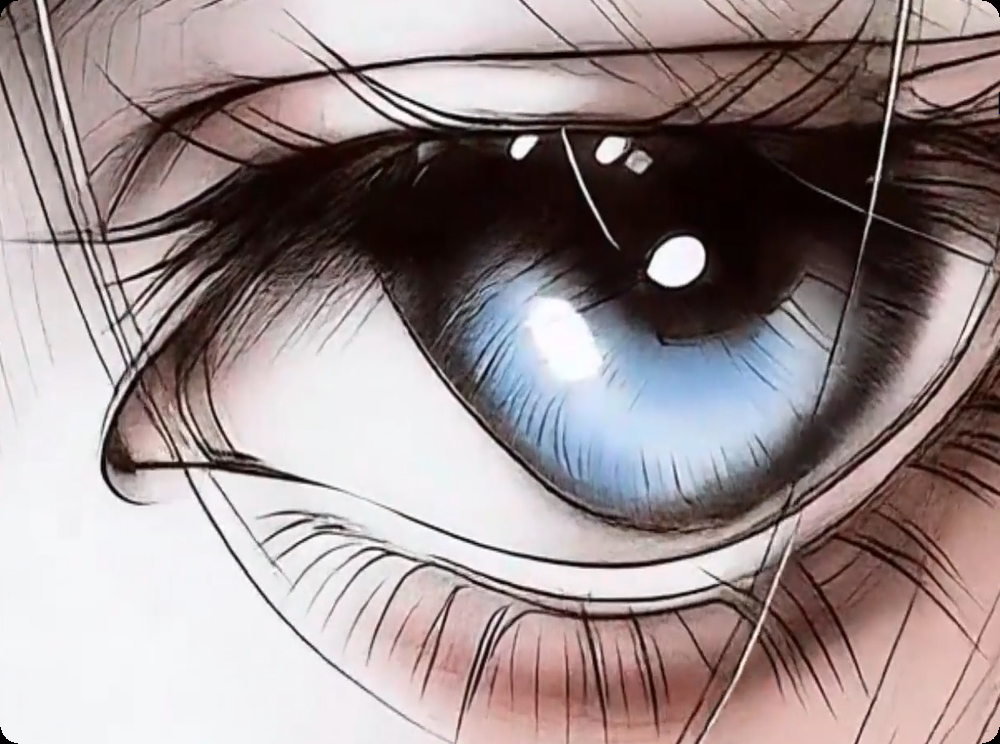
#> input picture 001.bmp, 1000 x 744 px, found by its file name
$ python '例3.18.py'
#> lines starting #> are read from the running program, lines starting #| are printed output that depends on the picture; after the words box and inside, x2 and y2 are one past the last pixel; in counts of white or black regions, pixels touching at a corner belong together
import cv2
import numpy as np
#读取原始载体图像
a=cv2.imread("001.bmp",0)
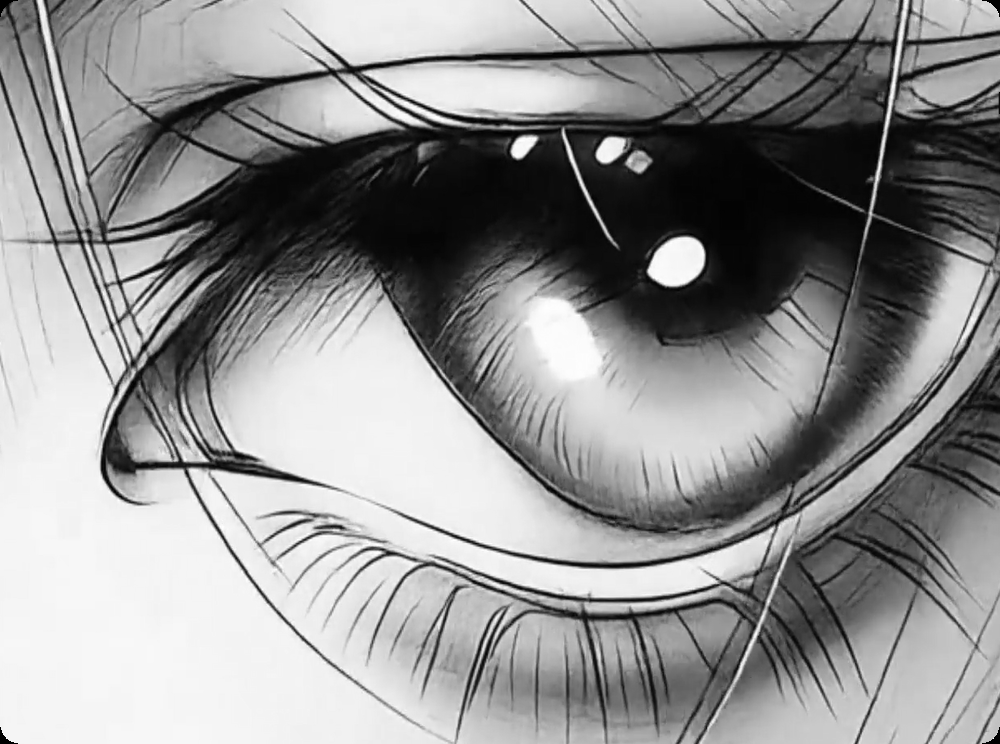
#> a: shape (744, 1000); min 0, max 255, mean 145.5
#读取原始载体图像的shape值
r,c=a.shape
#> r = 744; c = 1000
mask=np.zeros((r,c),dtype=np.uint8)
mask[100:400,200:400]=1
#获取一个key
key=np.random.randint(0,256,size=[r,c],dtype=np.uint8)     #密钥图像，随机数生成
#==========获取打码脸
#使用密钥key对原始图像a加密
aXorKey=cv2.bitwise_xor(a,key)
#获取加密图像的信息
encryption=cv2.bitwise_and(aXorKey,mask)
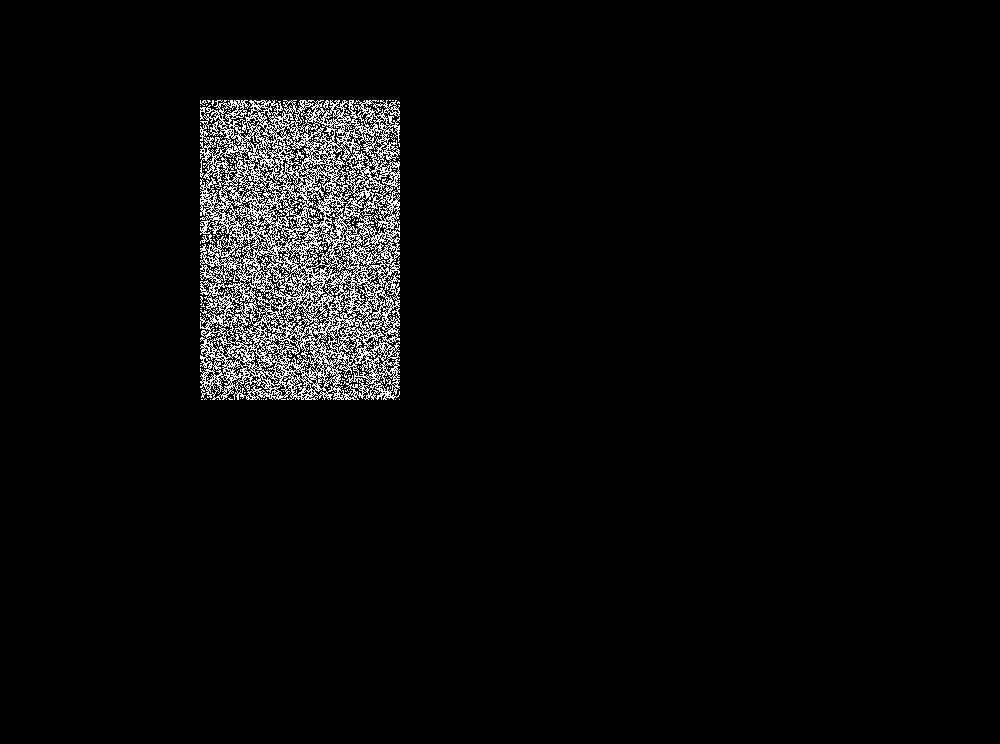
#> encryption: shape (744, 1000); values 0 (black) and 1 (white), 4.1% white in thin lines or dots, all inside (x1, y1, x2, y2) = (200, 100, 400, 400)
#将图像a内脸部设置为0，得到noface
noface=cv2.bitwise_and(a,(1-mask)*255)
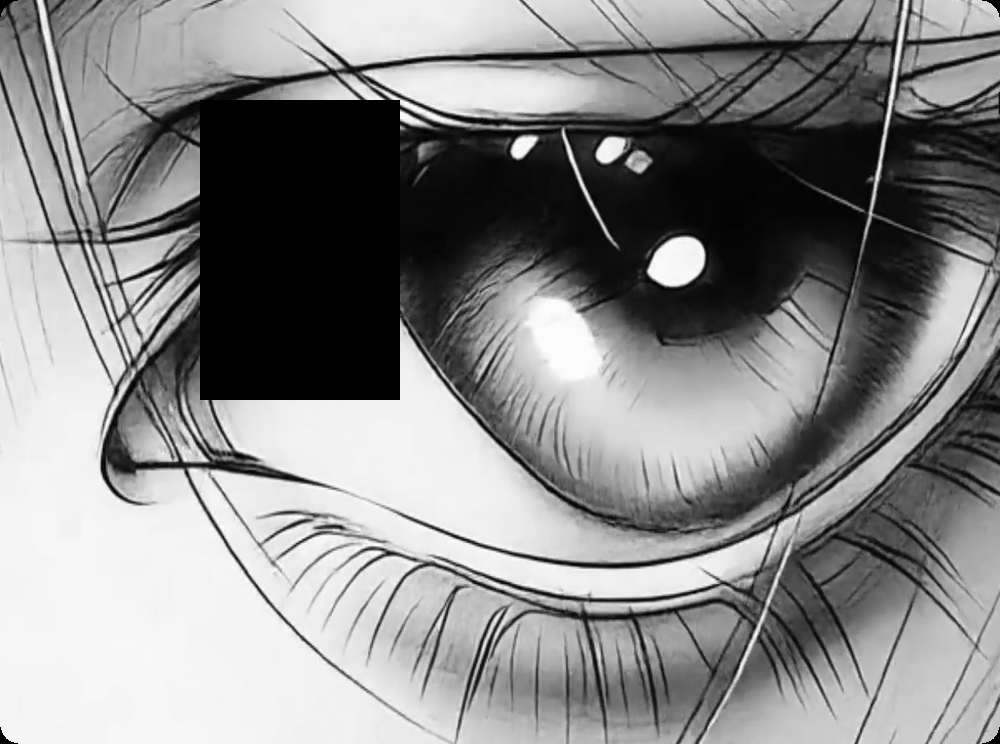
#> noface: shape (744, 1000); min 0, max 255, mean 136.8
#得到打码的a图像
maskface=encryption+noface
#=======将打码解码
#将脸部打码的a与密钥key进行疑惑运算，得到脸部的原始信息
extractOriginal=cv2.bitwise_xor(maskface,key)
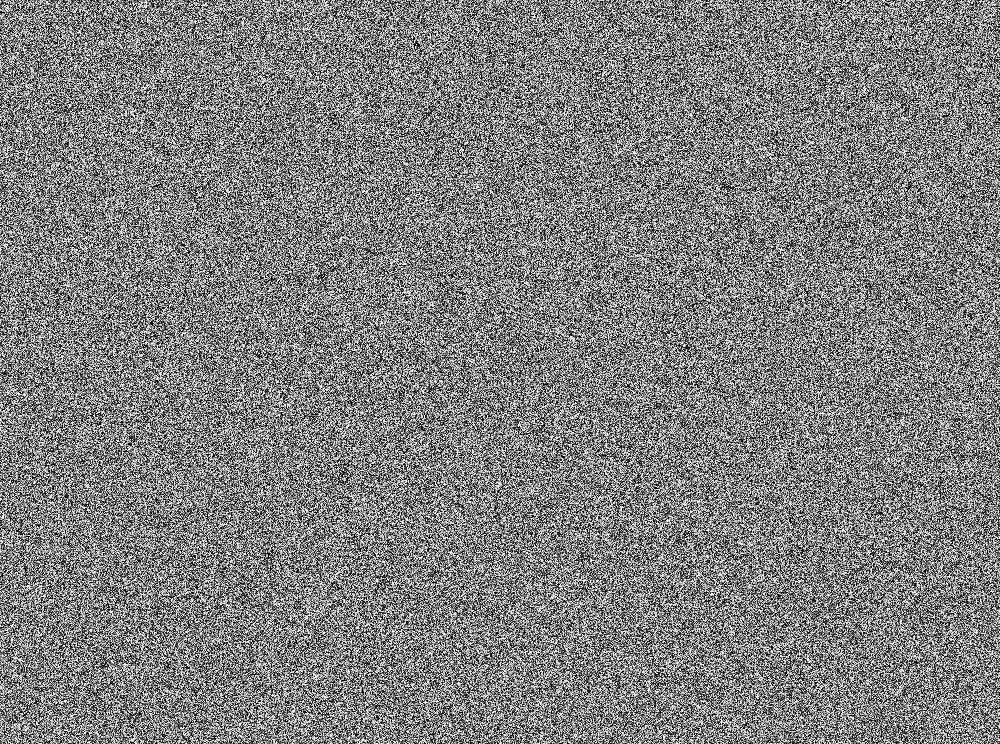
#> extractOriginal: shape (744, 1000); min 0, max 255, mean 127.4
#将解码的脸部信息extractOriginal提取出来，得到extractFace
extractFace=cv2.bitwise_and(extractOriginal,mask*255)
#从脸部打码的a内提取没有脸部信息的a图像
noface2=cv2.bitwise_and(maskface,(1-mask)*255)
#得到解码的啊图像
extracta=noface2+extractFace
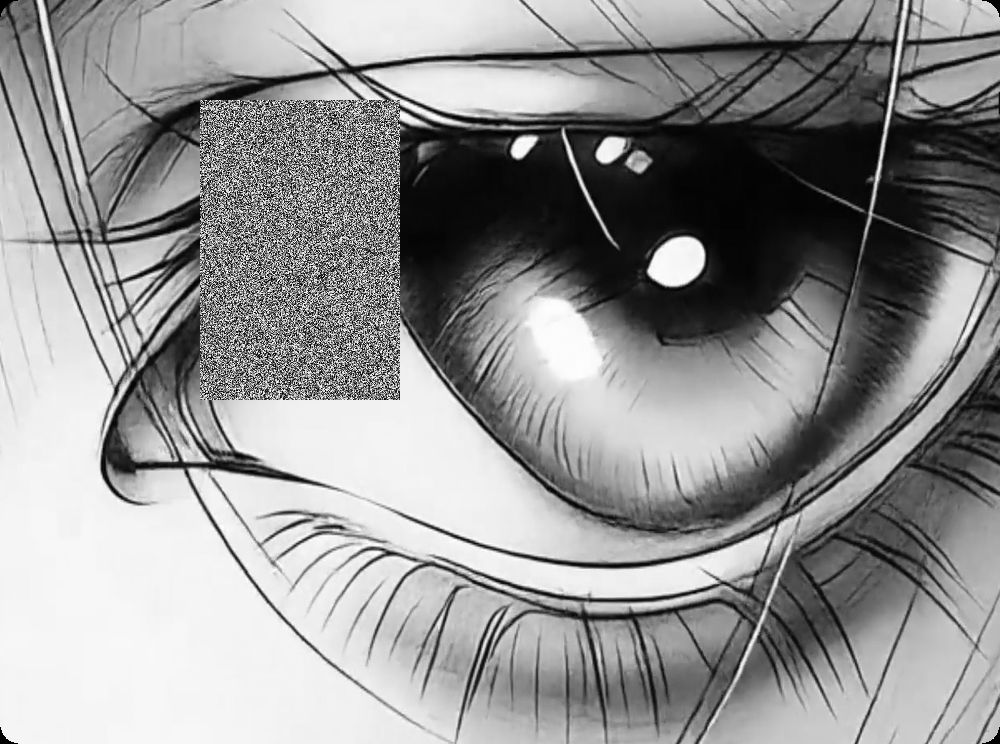
#> extracta: shape (744, 1000); min 0, max 255, mean 147.1
#==========显示图像
cv2.imshow("a",a)
cv2.imshow("mask",mask*255)
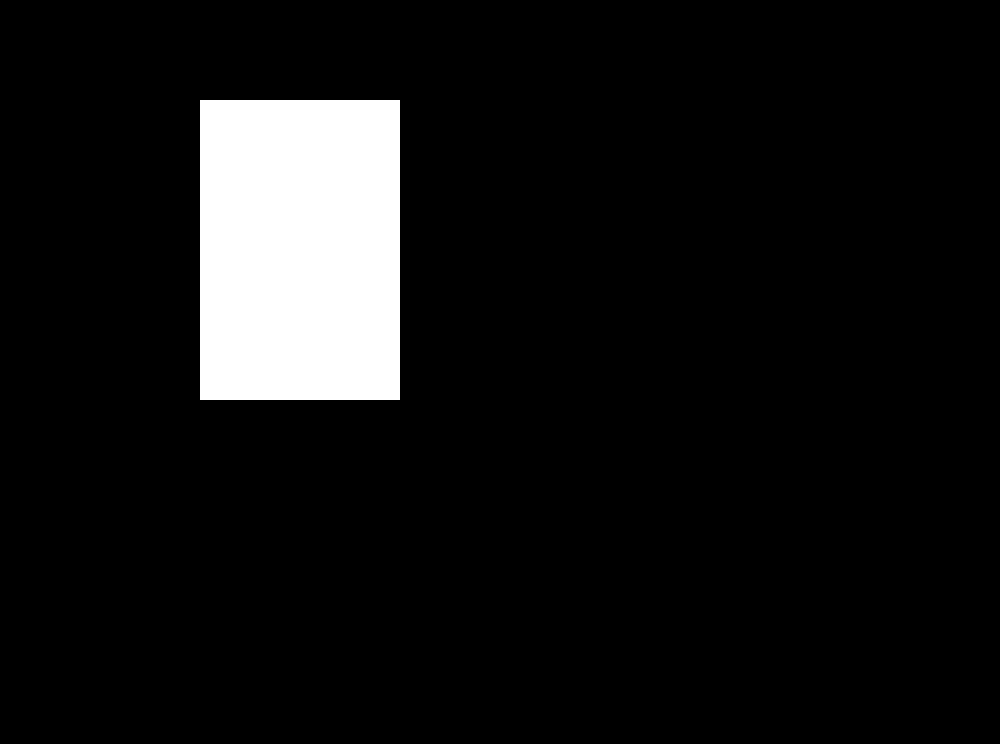
#> window 'mask': shape (744, 1000); 8.1% white; 1 white region, box (x1, y1, x2, y2) and area: (200, 100, 400, 400) 60000
cv2.imshow("1-mask",(1-mask)*255)
cv2.imshow("aXorKey",aXorKey)
cv2.imshow("encryption",encryption)
cv2.imshow("noface",noface)
cv2.imshow("maskface",maskface)
cv2.imshow("extractOriginal",extractOriginal)
cv2.imshow("extaractFace",extractFace)
cv2.imshow("extracta",extracta)
cv2.waitKey()
cv2.destroyAllWindows()

$ run again, with 002.png saved as 001.bmp
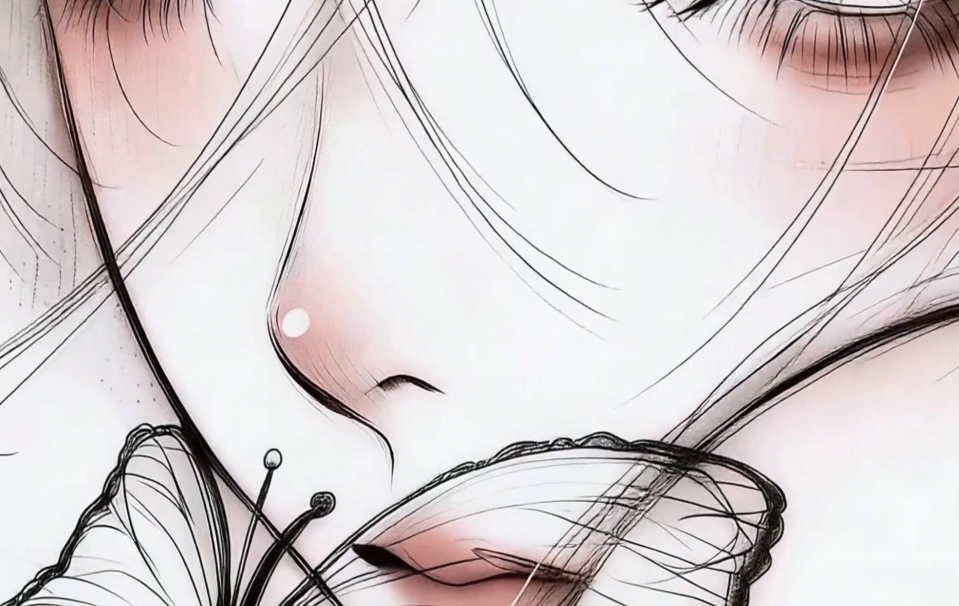
#> input picture 002.png, 1918 x 1212 px, found by its file name (shown at 1/2 size)
#> `encryption=cv2.bitwise_and(aXorKey,mask)`:
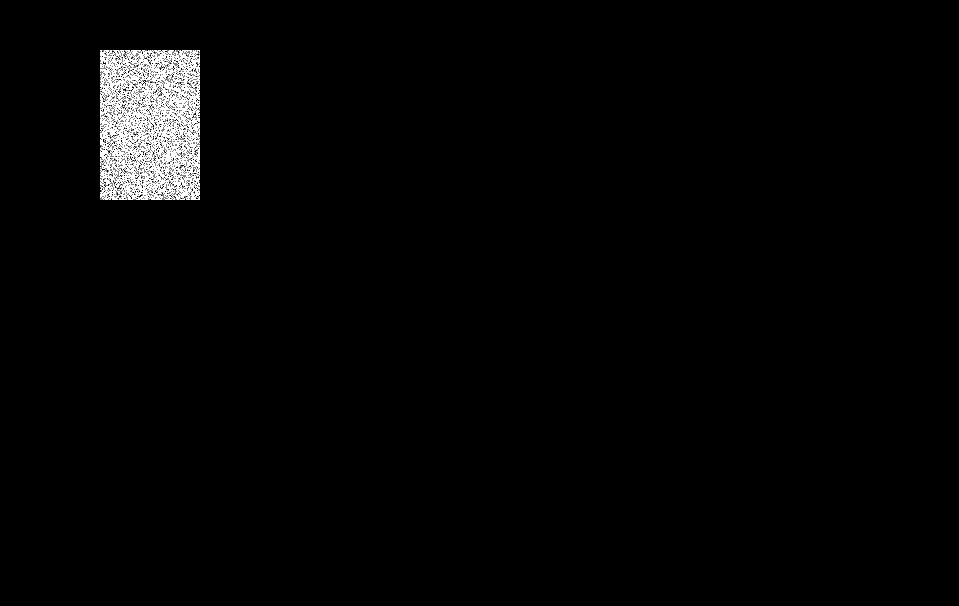
#> encryption: shape (1212, 1918) (shown at 1/2 size); values 0 (black) and 1 (white), 1.3% white in thin lines or dots, all inside (x1, y1, x2, y2) = (200, 100, 400, 400)
#> `cv2.imshow("mask",mask*255)`:
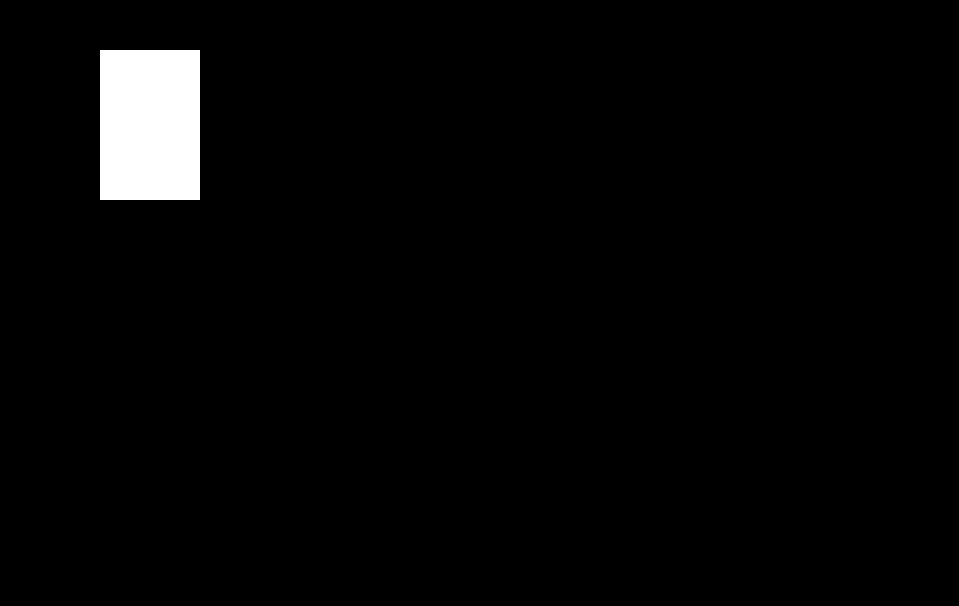
#> window 'mask': shape (1212, 1918) (shown at 1/2 size); 2.6% white; 1 white region, box (x1, y1, x2, y2) and area: (200, 100, 400, 400) 60000

$ run again, with 003.png saved as 001.bmp
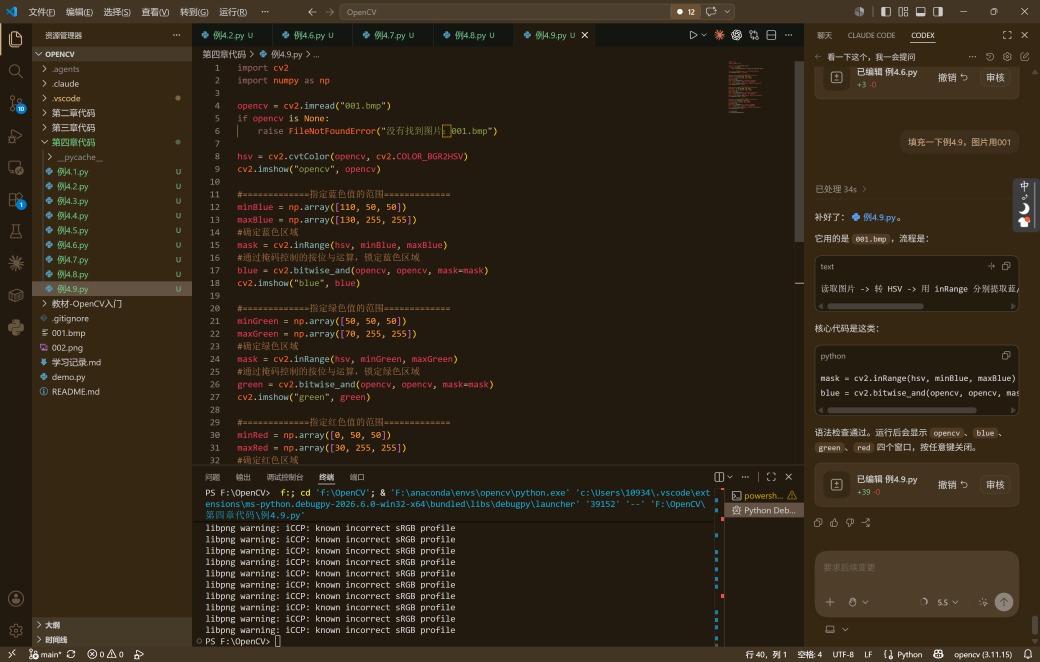
#> input picture 003.png, 3120 x 1984 px, found by its file name (shown at 1/3 size)
#> `encryption=cv2.bitwise_and(aXorKey,mask)`:
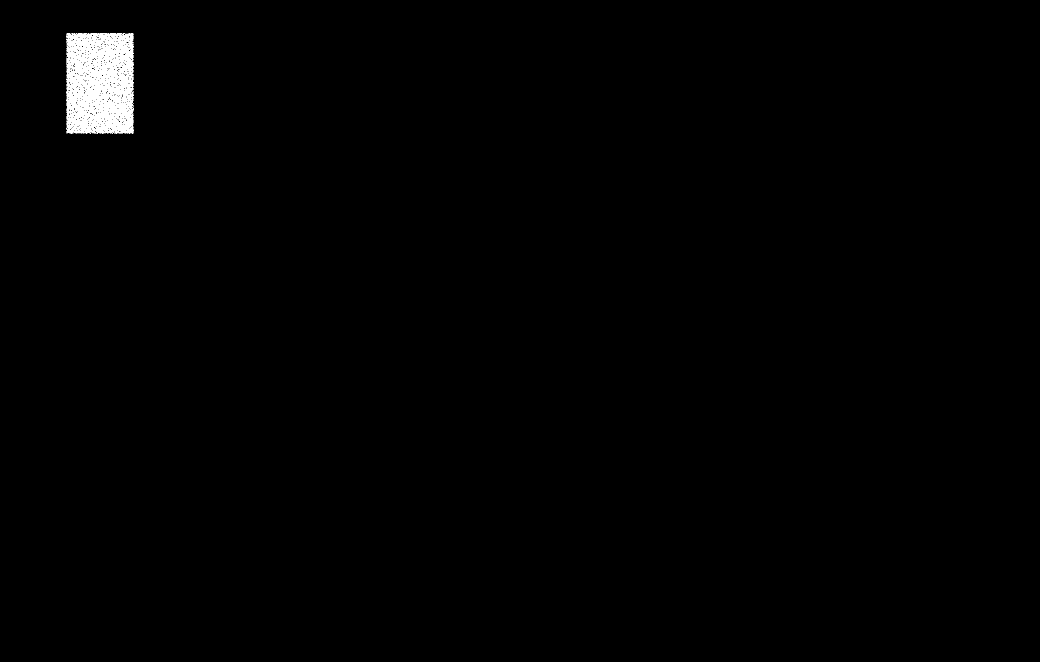
#> encryption: shape (1984, 3120) (shown at 1/3 size); values 0 (black) and 1 (white), 0.48% white in thin lines or dots, all inside (x1, y1, x2, y2) = (200, 100, 400, 400)
#> `cv2.imshow("1-mask",(1-mask)*255)`:
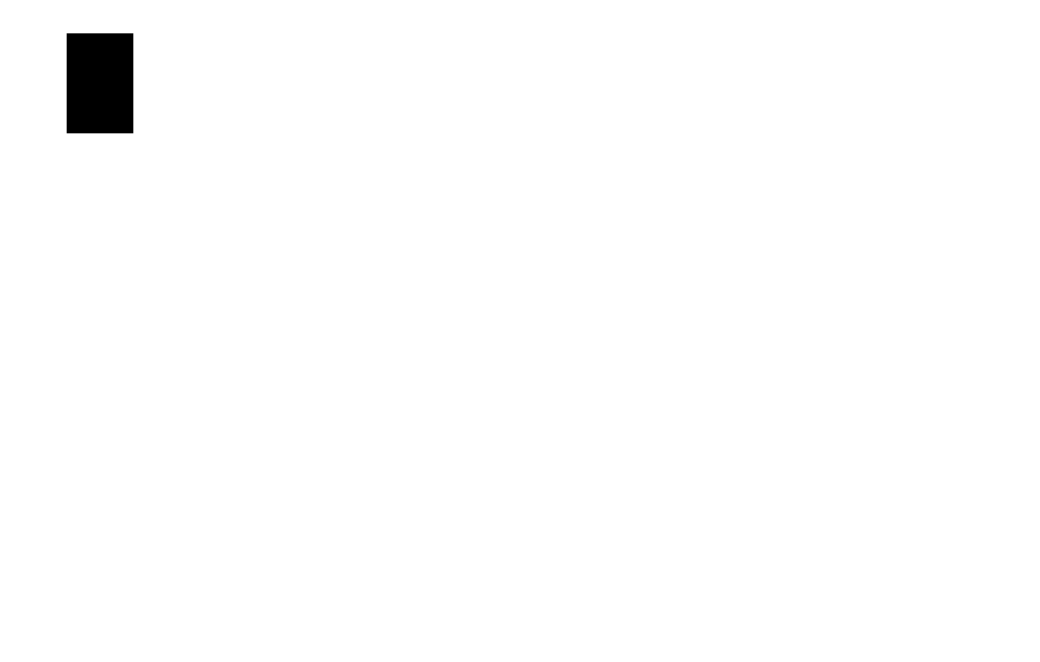
#> window '1-mask': shape (1984, 3120) (shown at 1/3 size); 99% white; 1 black region, box (x1, y1, x2, y2) and area: (200, 100, 400, 400) 60000
